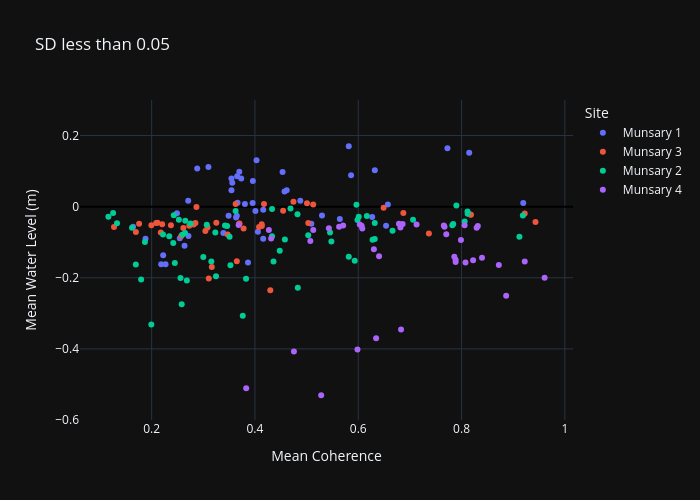

Notebook code for this chart:
### Code cell
fig = px.scatter(filtered_dataframe, x="Mean Coherence", y="Mean Water Level (m)", hover_data=["Site", "Time", "Year"],
                 color="Site", title='SD less than 0.05')
fig.update_layout(
    yaxis=dict(range=[-0.6, 0.3])
)

fig.update_layout(
    yaxis=dict(
        zeroline=True,  # Draw y=0 line
        zerolinewidth=2,
        zerolinecolor='black',
    ),
    xaxis=dict(
        anchor="y",  # Anchor x-axis to y
    ),
    yaxis_position=0  # y=0 is where x-axis appears
)
fig.update_layout(
    width=700,  # pixels
    height=500  # pixels
)

fig.show()

# Optional: Save the plot as HTML file
# fig.write_html("scatter_plot.html")

### Figure 1 — Plotly figure (JSON) as saved in the notebook; plotly's stock layout.template omitted (floating-point values rounded to 4 significant figures; data arrays with more than 128 entries replaced by an {"elided": "..."} marker saying what was removed)
{"data": [{"customdata": {"elided": "48x3 str values"}, "hovertemplate": "Site=%{customdata[0]}<br>Mean Coherence=%{x}<br>Mean Water Level (m)=%{y}<br>Time=%{customdata[1]}<br>Year=%{customdata[2]}<extra></extra>", "legendgroup": "Munsary 1", "marker": {"color": "#636efa", "symbol": "circle"}, "mode": "markers", "name": "Munsary 1", "orientation": "v", "showlegend": true, "x": [0.5816, 0.7727, 0.8148, 0.403, 0.31, 0.2882, 0.632, 0.3697, 0.4535, 0.5861, 0.3655, 0.3734, 0.3545, 0.396, 0.3561, 0.3545, 0.4615, 0.4573, 0.2708, 0.4878, 0.3663, 0.9194, 0.3955, 0.3806, 0.6574, 0.416, 0.4009, 0.249, 0.5298, 0.349, 0.3648, 0.6269, 0.3634, 0.5643, 0.5092, 0.6539, 0.1641, 0.4057, 0.3388, 0.2713, 0.2545, 0.4159, 0.1881, 0.2636, 0.2223, 0.3865, 0.227, 0.2185], "xaxis": "x", "y": [0.1696, 0.164, 0.1516, 0.1303, 0.1116, 0.1074, 0.1026, 0.09822, 0.09753, 0.08859, 0.08559, 0.07946, 0.07941, 0.07225, 0.06693, 0.04652, 0.04609, 0.0425, 0.01658, 0.01648, 0.0113, 0.01033, 0.01016, 0.0077, 0.005913, -0.008537, -0.01239, -0.01833, -0.02449, -0.02523, -0.02548, -0.02872, -0.0303, -0.03481, -0.04808, -0.05354, -0.05627, -0.07057, -0.07404, -0.08238, -0.08902, -0.09047, -0.09053, -0.1098, -0.1366, -0.1568, -0.1618, -0.1621], "yaxis": "y", "type": "scatter"}, {"customdata": {"elided": "43x3 str values"}, "hovertemplate": "Site=%{customdata[0]}<br>Mean Coherence=%{x}<br>Mean Water Level (m)=%{y}<br>Time=%{customdata[1]}<br>Year=%{customdata[2]}<extra></extra>", "legendgroup": "Munsary 3", "marker": {"color": "#EF553B", "symbol": "circle"}, "mode": "markers", "name": "Munsary 3", "orientation": "v", "showlegend": true, "x": [0.4745, 0.5007, 0.4175, 0.3626, 0.5128, 0.2867, 0.6491, 0.4545, 0.6873, 0.9223, 0.8171, 0.8182, 0.9431, 0.2113, 0.3252, 0.2848, 0.2088, 0.5032, 0.3701, 0.3695, 0.1757, 0.4131, 0.2204, 0.2812, 0.2373, 0.1995, 0.2729, 0.4132, 0.408, 0.1271, 0.3081, 0.2614, 0.378, 0.304, 0.1695, 0.2178, 0.7368, 0.3472, 0.2573, 0.3649, 0.3164, 0.3106, 0.4297], "xaxis": "x", "y": [0.01408, 0.009871, 0.007594, 0.007576, 0.006094, -0.0006146, -0.0028, -0.0113, -0.01797, -0.01943, -0.02182, -0.02299, -0.0434, -0.04551, -0.04552, -0.04566, -0.04608, -0.04617, -0.04767, -0.04788, -0.04802, -0.04914, -0.04939, -0.04999, -0.05204, -0.05218, -0.05362, -0.05403, -0.05722, -0.05741, -0.05861, -0.05998, -0.0614, -0.06814, -0.07146, -0.07284, -0.07581, -0.07819, -0.0826, -0.1536, -0.1699, -0.2024, -0.2352], "yaxis": "y", "type": "scatter"}, {"customdata": {"elided": "63x3 str values"}, "hovertemplate": "Site=%{customdata[0]}<br>Mean Coherence=%{x}<br>Mean Water Level (m)=%{y}<br>Time=%{customdata[1]}<br>Year=%{customdata[2]}<extra></extra>", "legendgroup": "Munsary 2", "marker": {"color": "#00cc96", "symbol": "circle"}, "mode": "markers", "name": "Munsary 2", "orientation": "v", "showlegend": true, "x": [0.5965, 0.79, 0.4688, 0.4331, 0.3625, 0.8116, 0.1254, 0.8119, 0.4823, 0.2429, 0.9187, 0.6167, 0.6009, 0.1163, 0.7061, 0.2528, 0.5985, 0.2652, 0.806, 0.6319, 0.133, 0.2754, 0.7838, 0.3067, 0.7822, 0.342, 0.3461, 0.162, 0.6664, 0.5454, 0.3233, 0.2646, 0.222, 0.2593, 0.5032, 0.433, 0.234, 0.912, 0.3509, 0.6319, 0.4579, 0.6277, 0.5479, 0.187, 0.2418, 0.448, 0.5816, 0.3, 0.5932, 0.4359, 0.3155, 0.2448, 0.1694, 0.3526, 0.3245, 0.2558, 0.3827, 0.1796, 0.2681, 0.483, 0.2582, 0.3764, 0.1994], "xaxis": "x", "y": [0.005296, 0.003438, -0.004979, -0.006896, -0.01215, -0.01392, -0.01769, -0.01993, -0.02117, -0.0241, -0.02476, -0.02594, -0.02817, -0.02821, -0.03696, -0.03712, -0.0376, -0.03977, -0.04202, -0.0456, -0.04664, -0.04755, -0.0485, -0.05106, -0.05247, -0.05293, -0.05446, -0.05965, -0.06773, -0.07239, -0.07252, -0.07377, -0.07818, -0.07891, -0.08072, -0.08319, -0.08334, -0.08442, -0.08492, -0.09083, -0.09237, -0.09288, -0.09822, -0.09909, -0.1023, -0.1237, -0.1407, -0.1416, -0.152, -0.1543, -0.1544, -0.1582, -0.1627, -0.1651, -0.1956, -0.2004, -0.2029, -0.2047, -0.2077, -0.2281, -0.2744, -0.3065, -0.3317], "yaxis": "y", "type": "scatter"}, {"customdata": [["Munsary 4", "november", "2016"], ["Munsary 4", "november", "2015"], ["Munsary 4", "january", "2016"], ["Munsary 4", "january", "2017"], ["Munsary 4", "may", "2015"], ["Munsary 4", "july", "2016"], ["Munsary 4", "february", "2016"], ["Munsary 4", "december", "2015"], ["Munsary 4", "july", "2015"], ["Munsary 4", "february", "2017"], ["Munsary 4", "december", "2016"], ["Munsary 4", "april", "2016"], ["Munsary 4", "october", "2016"], ["Munsary 4", "march", "2017"], ["Munsary 4", "august", "2016"], ["Munsary 4", "march", "2016"], ["Munsary 4", "september", "2016"], ["Munsary 4", "march", "2015"], ["Munsary 4", "april", "2017"], ["Munsary 4", "may", "2016"], ["Munsary 4", "june", "2017"], ["Munsary 4", "june", "2016"], ["Munsary 4", "may", "2017"], ["Munsary 4", "december", "2017"], ["Munsary 4", "november", "2017"], ["Munsary 4", "august", "2017"], ["Munsary 4", "january", "2018"], ["Munsary 4", "september", "2017"], ["Munsary 4", "february", "2018"], ["Munsary 4", "july", "2017"], ["Munsary 4", "october", "2017"], ["Munsary 4", "march", "2018"], ["Munsary 4", "april", "2018"], ["Munsary 4", "may", "2018"], ["Munsary 4", "december", "2018"], ["Munsary 4", "november", "2018"], ["Munsary 4", "october", "2018"], ["Munsary 4", "june", "2018"], ["Munsary 4", "july", "2018"], ["Munsary 4", "august", "2018"]], "hovertemplate": "Site=%{customdata[0]}<br>Mean Coherence=%{x}<br>Mean Water Level (m)=%{y}<br>Time=%{customdata[1]}<br>Year=%{customdata[2]}<extra></extra>", "legendgroup": "Munsary 4", "marker": {"color": "#ab63fa", "symbol": "circle"}, "mode": "markers", "name": "Munsary 4", "orientation": "v", "showlegend": true, "x": [0.6788, 0.6858, 0.6029, 0.7129, 0.3684, 0.8059, 0.7656, 0.5707, 0.6065, 0.8315, 0.767, 0.5629, 0.6817, 0.8292, 0.5431, 0.6078, 0.427, 0.5129, 0.7704, 0.4314, 0.7988, 0.5072, 0.6303, 0.6403, 0.786, 0.8396, 0.7885, 0.8224, 0.9224, 0.7885, 0.8076, 0.8722, 0.9608, 0.8863, 0.6828, 0.6346, 0.5985, 0.4754, 0.3831, 0.5282], "xaxis": "x", "y": [-0.0483, -0.04854, -0.05008, -0.05024, -0.05165, -0.05241, -0.05275, -0.05324, -0.05378, -0.05448, -0.05645, -0.05658, -0.05867, -0.05933, -0.0607, -0.06112, -0.06542, -0.06584, -0.07763, -0.08923, -0.09355, -0.09674, -0.1198, -0.1393, -0.1409, -0.1436, -0.1493, -0.1507, -0.154, -0.1559, -0.1567, -0.1641, -0.1996, -0.2508, -0.3457, -0.3698, -0.402, -0.4077, -0.5104, -0.5302], "yaxis": "y", "type": "scatter"}], "layout": {"xaxis": {"anchor": "y", "domain": [0.0, 1.0], "title": {"text": "Mean Coherence"}}, "yaxis": {"anchor": "x", "domain": [0.0, 1.0], "title": {"text": "Mean Water Level (m)"}, "range": [-0.6, 0.3], "zeroline": true, "zerolinewidth": 2, "zerolinecolor": "black", "position": 0}, "legend": {"title": {"text": "Site"}, "tracegroupgap": 0}, "title": {"text": "SD less than 0.05"}, "width": 700, "height": 500}}
